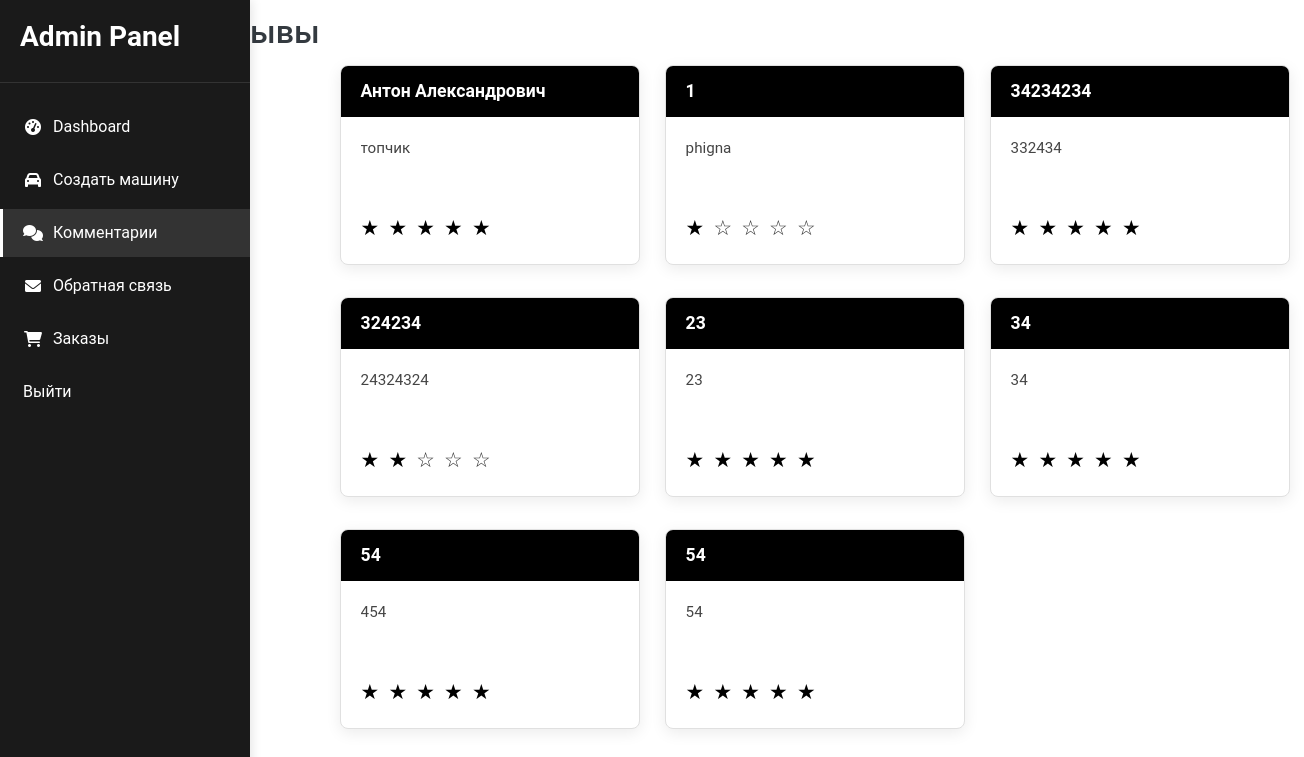
Before: /admin/comments with the older database file.
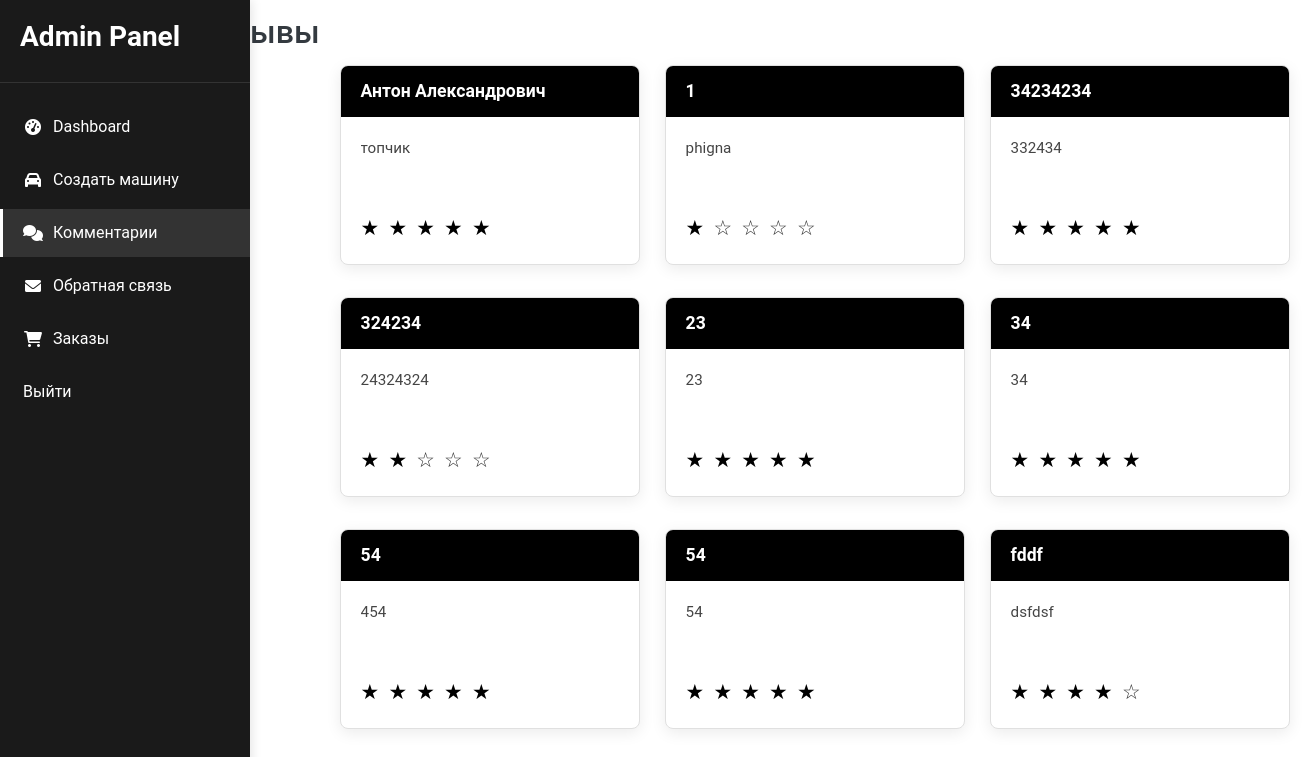
After: the same page with the newer database file.
### tables this page shows
CREATE TABLE reviews (
            id INTEGER PRIMARY KEY AUTOINCREMENT,
            name TEXT NOT NULL,
            comment TEXT NOT NULL,
            rating INTEGER NOT NULL CHECK (rating BETWEEN 1 AND 5),
            status TEXT DEFAULT 'pending' CHECK (status IN ('pending', 'approved', 'rejected')),
            created_at TIMESTAMP DEFAULT CURRENT_TIMESTAMP
        );

### app.py (the view)
@app.route('/admin/comments')
def admin_comments():
    conn = sqlite3.connect('Base/database.db')
    cursor = conn.cursor()
    cursor.execute("SELECT name, comment, rating FROM reviews")
    reviews = cursor.fetchall()
    conn.close()
    return render_template('admin_comments.html', reviews=reviews)

### templates/admin_comments.html (shortened to what this page needs)
{% extends "admin_pattern.html" %}
{% block content %}
<h2 class="text-dark mb-4" style="margin-left: 15%; margin-top: 1%;">Отзывы</h2>
<div class="reviews-container">
    {% for review in reviews %}
    <div class="review-card scroll-animate animate-from-bottom">
        <div class="review-header">{{ review[0] }}</div>
        <div class="review-content">
            <p>{{ review[1] }}</p>
            <div class="stars">
                {% for i in range(5) %}
                    {% if i < review[2] %}
                        <span class="filled">★</span>
                    {% else %}
                        <span>☆</span>
                    {% endif %}
                {% endfor %}
            </div>
        </div>
    </div>
    {% endfor %}
</div>
{% endblock %}

Changed rows visible on the page:
added reviews: name "fddf", comment "dsfdsf", rating 4 (drawn)
